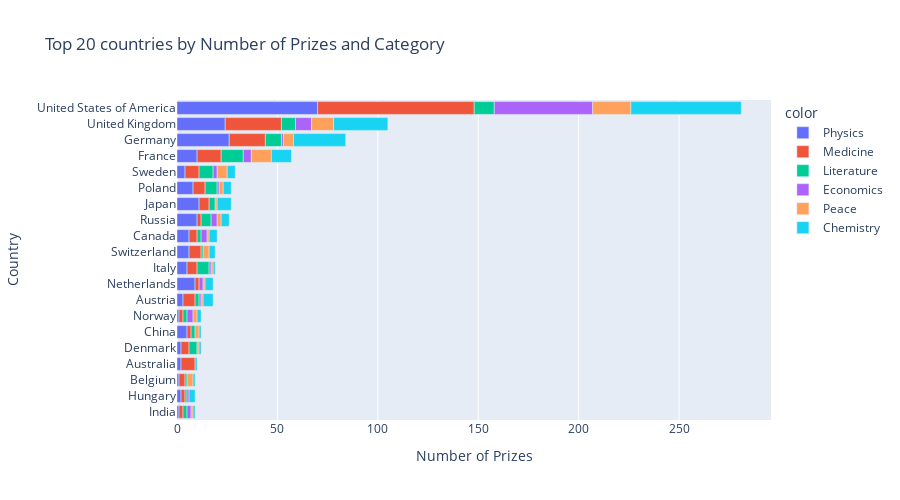

Write notebook code for a chart like this one.
### Code cell
cat_country_bar = px.bar(x=merged_df.cat_prize,
                         y=merged_df.birth_country_current,
                         color=merged_df.category,
                         orientation='h',
                         title = 'Top 20 countries by Number of Prizes and Category')
cat_country_bar.update_layout(xaxis_title = 'Number of Prizes',
                              yaxis_title = 'Country',height =500)
cat_country_bar.show()

### Figure 1 — Plotly figure (JSON) as saved in the notebook; plotly's stock layout.template omitted (floating-point values rounded to 4 significant figures)
{"data": [{"alignmentgroup": "True", "hovertemplate": "color=Physics<br>x=%{x}<br>y=%{y}<extra></extra>", "legendgroup": "Physics", "marker": {"color": "#636efa", "pattern": {"shape": ""}}, "name": "Physics", "offsetgroup": "Physics", "orientation": "h", "showlegend": true, "textposition": "auto", "type": "bar", "x": [1, 2, 1, 2, 2, 5, 1, 3, 9, 5, 6, 6, 10, 11, 8, 4, 10, 26, 24, 70], "xaxis": "x", "y": ["India", "Hungary", "Belgium", "Australia", "Denmark", "China", "Norway", "Austria", "Netherlands", "Italy", "Switzerland", "Canada", "Russia", "Japan", "Poland", "Sweden", "France", "Germany", "United Kingdom", "United States of America"], "yaxis": "y"}, {"alignmentgroup": "True", "hovertemplate": "color=Medicine<br>x=%{x}<br>y=%{y}<extra></extra>", "legendgroup": "Medicine", "marker": {"color": "#EF553B", "pattern": {"shape": ""}}, "name": "Medicine", "offsetgroup": "Medicine", "orientation": "h", "showlegend": true, "textposition": "auto", "type": "bar", "x": [2, 2, 3, 7, 4, 2, 2, 2, 6, 5, 6, 4, 2, 5, 6, 7, 12, 18, 28, 78], "xaxis": "x", "y": ["Hungary", "India", "Belgium", "Australia", "Denmark", "China", "Norway", "Netherlands", "Austria", "Italy", "Switzerland", "Canada", "Russia", "Japan", "Poland", "Sweden", "France", "Germany", "United Kingdom", "United States of America"], "yaxis": "y"}, {"alignmentgroup": "True", "hovertemplate": "color=Literature<br>x=%{x}<br>y=%{y}<extra></extra>", "legendgroup": "Literature", "marker": {"color": "#00cc96", "pattern": {"shape": ""}}, "name": "Literature", "offsetgroup": "Literature", "orientation": "h", "showlegend": true, "textposition": "auto", "type": "bar", "x": [2, 1, 1, 4, 2, 2, 2, 1, 6, 2, 5, 6, 3, 7, 11, 8, 7, 10], "xaxis": "x", "y": ["India", "Belgium", "Hungary", "Denmark", "Norway", "China", "Austria", "Switzerland", "Italy", "Canada", "Russia", "Poland", "Japan", "Sweden", "France", "Germany", "United Kingdom", "United States of America"], "yaxis": "y"}, {"alignmentgroup": "True", "hovertemplate": "color=Economics<br>x=%{x}<br>y=%{y}<extra></extra>", "legendgroup": "Economics", "marker": {"color": "#ab63fa", "pattern": {"shape": ""}}, "name": "Economics", "offsetgroup": "Economics", "orientation": "h", "showlegend": true, "textposition": "auto", "type": "bar", "x": [2, 1, 3, 2, 1, 1, 3, 3, 1, 2, 4, 1, 8, 49], "xaxis": "x", "y": ["India", "Hungary", "Norway", "Netherlands", "Austria", "Italy", "Canada", "Russia", "Poland", "Sweden", "France", "Germany", "United Kingdom", "United States of America"], "yaxis": "y"}, {"alignmentgroup": "True", "hovertemplate": "color=Peace<br>x=%{x}<br>y=%{y}<extra></extra>", "legendgroup": "Peace", "marker": {"color": "#FFA15A", "pattern": {"shape": ""}}, "name": "Peace", "offsetgroup": "Peace", "orientation": "h", "showlegend": true, "textposition": "auto", "type": "bar", "x": [3, 1, 2, 2, 1, 1, 1, 1, 3, 1, 2, 1, 2, 5, 10, 5, 11, 19], "xaxis": "x", "y": ["Belgium", "India", "Norway", "China", "Denmark", "Austria", "Netherlands", "Italy", "Switzerland", "Canada", "Russia", "Japan", "Poland", "Sweden", "France", "Germany", "United Kingdom", "United States of America"], "yaxis": "y"}, {"alignmentgroup": "True", "hovertemplate": "color=Chemistry<br>x=%{x}<br>y=%{y}<extra></extra>", "legendgroup": "Chemistry", "marker": {"color": "#19d3f3", "pattern": {"shape": ""}}, "name": "Chemistry", "offsetgroup": "Chemistry", "orientation": "h", "showlegend": true, "textposition": "auto", "type": "bar", "x": [3, 1, 1, 1, 2, 1, 1, 4, 5, 1, 3, 4, 4, 7, 4, 4, 10, 26, 27, 55], "xaxis": "x", "y": ["Hungary", "Belgium", "India", "Australia", "Norway", "Denmark", "China", "Netherlands", "Austria", "Italy", "Switzerland", "Canada", "Russia", "Japan", "Poland", "Sweden", "France", "Germany", "United Kingdom", "United States of America"], "yaxis": "y"}], "layout": {"barmode": "relative", "height": 500, "legend": {"title": {"text": "color"}, "tracegroupgap": 0}, "title": {"text": "Top 20 countries by Number of Prizes and Category"}, "xaxis": {"anchor": "y", "domain": [0, 1], "title": {"text": "Number of Prizes"}}, "yaxis": {"anchor": "x", "domain": [0, 1], "title": {"text": "Country"}}}}
